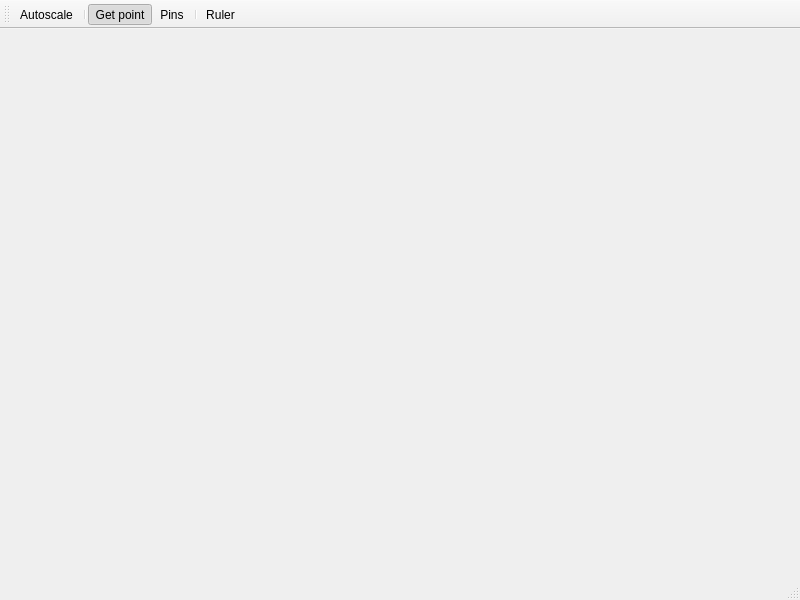
<?xml version="1.0" encoding="UTF-8"?>
<ui version="4.0">
 <class>MainWindowPlot</class>
 <widget class="QMainWindow" name="MainWindowPlot">
  <property name="geometry">
   <rect>
    <x>0</x>
    <y>0</y>
    <width>800</width>
    <height>600</height>
   </rect>
  </property>
  <property name="windowTitle">
   <string>MainWindow</string>
  </property>
  <property name="iconSize">
   <size>
    <width>24</width>
    <height>24</height>
   </size>
  </property>
  <widget class="QWidget" name="centralwidget">
   <layout class="QVBoxLayout" name="verticalLayout">
    <property name="spacing">
     <number>0</number>
    </property>
    <property name="leftMargin">
     <number>0</number>
    </property>
    <property name="topMargin">
     <number>0</number>
    </property>
    <property name="rightMargin">
     <number>0</number>
    </property>
    <property name="bottomMargin">
     <number>0</number>
    </property>
   </layout>
  </widget>
  <widget class="QMenuBar" name="menubar">
   <property name="geometry">
    <rect>
     <x>0</x>
     <y>0</y>
     <width>800</width>
     <height>22</height>
    </rect>
   </property>
  </widget>
  <widget class="QStatusBar" name="statusbar">
   <property name="enabled">
    <bool>true</bool>
   </property>
  </widget>
  <widget class="QToolBarExpanding" name="toolBar">
   <property name="windowTitle">
    <string>toolBar</string>
   </property>
   <property name="iconSize">
    <size>
     <width>20</width>
     <height>20</height>
    </size>
   </property>
   <property name="toolButtonStyle">
    <enum>Qt::ToolButtonTextUnderIcon</enum>
   </property>
   <attribute name="toolBarArea">
    <enum>TopToolBarArea</enum>
   </attribute>
   <attribute name="toolBarBreak">
    <bool>false</bool>
   </attribute>
   <addaction name="actionAuto"/>
   <addaction name="separator"/>
   <addaction name="actionCoords"/>
   <addaction name="actionConnectors"/>
   <addaction name="separator"/>
   <addaction name="actionRuler"/>
  </widget>
  <action name="actionZoom">
   <property name="icon">
    <iconset resource="main_window_rc.qrc">
     <normaloff>:/plot/zoom</normaloff>:/plot/zoom</iconset>
   </property>
   <property name="text">
    <string>Zoom</string>
   </property>
   <property name="toolTip">
    <string>Zoom control</string>
   </property>
   <property name="shortcut">
    <string>Z</string>
   </property>
  </action>
  <action name="actionConnectors">
   <property name="checkable">
    <bool>true</bool>
   </property>
   <property name="checked">
    <bool>false</bool>
   </property>
   <property name="icon">
    <iconset resource="main_window_rc.qrc">
     <normaloff>:/connectors</normaloff>:/connectors</iconset>
   </property>
   <property name="text">
    <string>Pins</string>
   </property>
   <property name="toolTip">
    <string>Show connector pins for selected qcomponents</string>
   </property>
   <property name="shortcut">
    <string>C</string>
   </property>
  </action>
  <action name="actionCoords">
   <property name="checkable">
    <bool>true</bool>
   </property>
   <property name="checked">
    <bool>true</bool>
   </property>
   <property name="icon">
    <iconset resource="main_window_rc.qrc">
     <normaloff>:/plot/point</normaloff>:/plot/point</iconset>
   </property>
   <property name="text">
    <string>Get point</string>
   </property>
   <property name="toolTip">
    <string>Click for position --- Enable this to click on the plot and log the (x,y) position</string>
   </property>
   <property name="shortcut">
    <string>P</string>
   </property>
  </action>
  <action name="actionAuto">
   <property name="icon">
    <iconset resource="main_window_rc.qrc">
     <normaloff>:/plot/autozoom</normaloff>:/plot/autozoom</iconset>
   </property>
   <property name="text">
    <string>Autoscale</string>
   </property>
   <property name="toolTip">
    <string>Auto Zoom</string>
   </property>
   <property name="shortcut">
    <string>A</string>
   </property>
  </action>
  <action name="actionReplot">
   <property name="icon">
    <iconset resource="main_window_rc.qrc">
     <normaloff>:/plot/refresh_plot</normaloff>:/plot/refresh_plot</iconset>
   </property>
   <property name="text">
    <string>Replot</string>
   </property>
   <property name="shortcut">
    <string>Ctrl+R</string>
   </property>
  </action>
  <action name="actionRuler">
   <property name="icon">
    <iconset resource="main_window_rc.qrc">
     <normaloff>:/plot/ruler</normaloff>:/plot/ruler</iconset>
   </property>
   <property name="text">
    <string>Ruler</string>
   </property>
   <property name="toolTip">
    <string>Activate the ruler</string>
   </property>
  </action>
 </widget>
 <customwidgets>
  <customwidget>
   <class>QToolBarExpanding</class>
   <extends>QToolBar</extends>
   <header>.widgets.bases.expanding_toolbar</header>
  </customwidget>
 </customwidgets>
 <resources>
  <include location="main_window_rc.qrc"/>
 </resources>
 <connections>
  <connection>
   <sender>actionAuto</sender>
   <signal>triggered()</signal>
   <receiver>MainWindowPlot</receiver>
   <slot>auto_scale()</slot>
   <hints>
    <hint type="sourcelabel">
     <x>-1</x>
     <y>-1</y>
    </hint>
    <hint type="destinationlabel">
     <x>399</x>
     <y>299</y>
    </hint>
   </hints>
  </connection>
  <connection>
   <sender>actionConnectors</sender>
   <signal>triggered(bool)</signal>
   <receiver>MainWindowPlot</receiver>
   <slot>set_show_pins(bool)</slot>
   <hints>
    <hint type="sourcelabel">
     <x>-1</x>
     <y>-1</y>
    </hint>
    <hint type="destinationlabel">
     <x>399</x>
     <y>299</y>
    </hint>
   </hints>
  </connection>
  <connection>
   <sender>actionCoords</sender>
   <signal>triggered(bool)</signal>
   <receiver>MainWindowPlot</receiver>
   <slot>set_position_track(bool)</slot>
   <hints>
    <hint type="sourcelabel">
     <x>-1</x>
     <y>-1</y>
    </hint>
    <hint type="destinationlabel">
     <x>399</x>
     <y>299</y>
    </hint>
   </hints>
  </connection>
  <connection>
   <sender>actionZoom</sender>
   <signal>triggered()</signal>
   <receiver>MainWindowPlot</receiver>
   <slot>zoom()</slot>
   <hints>
    <hint type="sourcelabel">
     <x>-1</x>
     <y>-1</y>
    </hint>
    <hint type="destinationlabel">
     <x>399</x>
     <y>299</y>
    </hint>
   </hints>
  </connection>
  <connection>
   <sender>actionReplot</sender>
   <signal>triggered()</signal>
   <receiver>MainWindowPlot</receiver>
   <slot>replot()</slot>
   <hints>
    <hint type="sourcelabel">
     <x>-1</x>
     <y>-1</y>
    </hint>
    <hint type="destinationlabel">
     <x>399</x>
     <y>299</y>
    </hint>
   </hints>
  </connection>
 </connections>
 <slots>
  <slot>auto_scale()</slot>
  <slot>replot()</slot>
  <slot>zoom()</slot>
  <slot>set_position_track(bool)</slot>
  <slot>set_show_pins(bool)</slot>
 </slots>
</ui>
